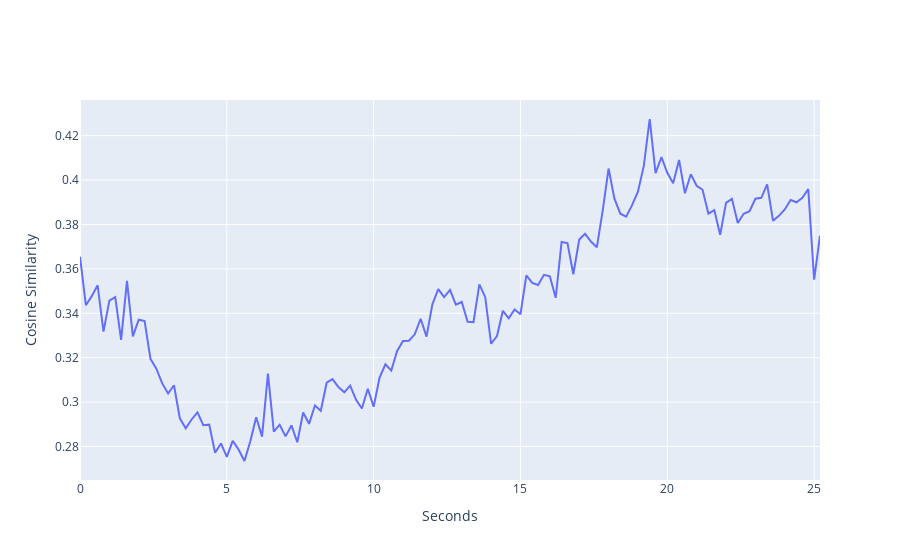

Here is the notebook cell this chart was saved with:
### Code cell
_ = search(
    "fruits.mp4", 
    "kumquats", 
    model, 
    frame_embeddings=frame_embeddings_fruits)
